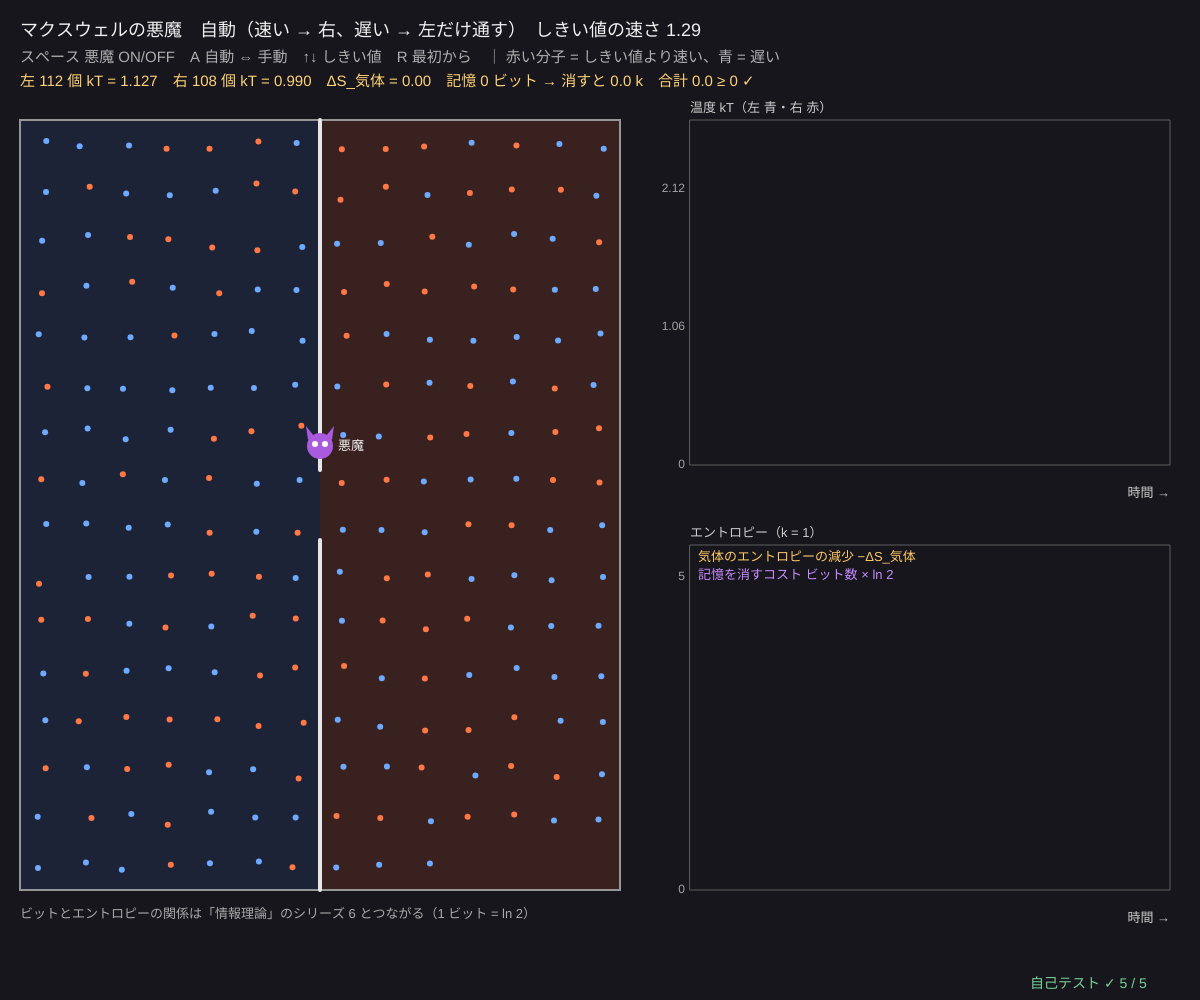
Frame 1 (no input)
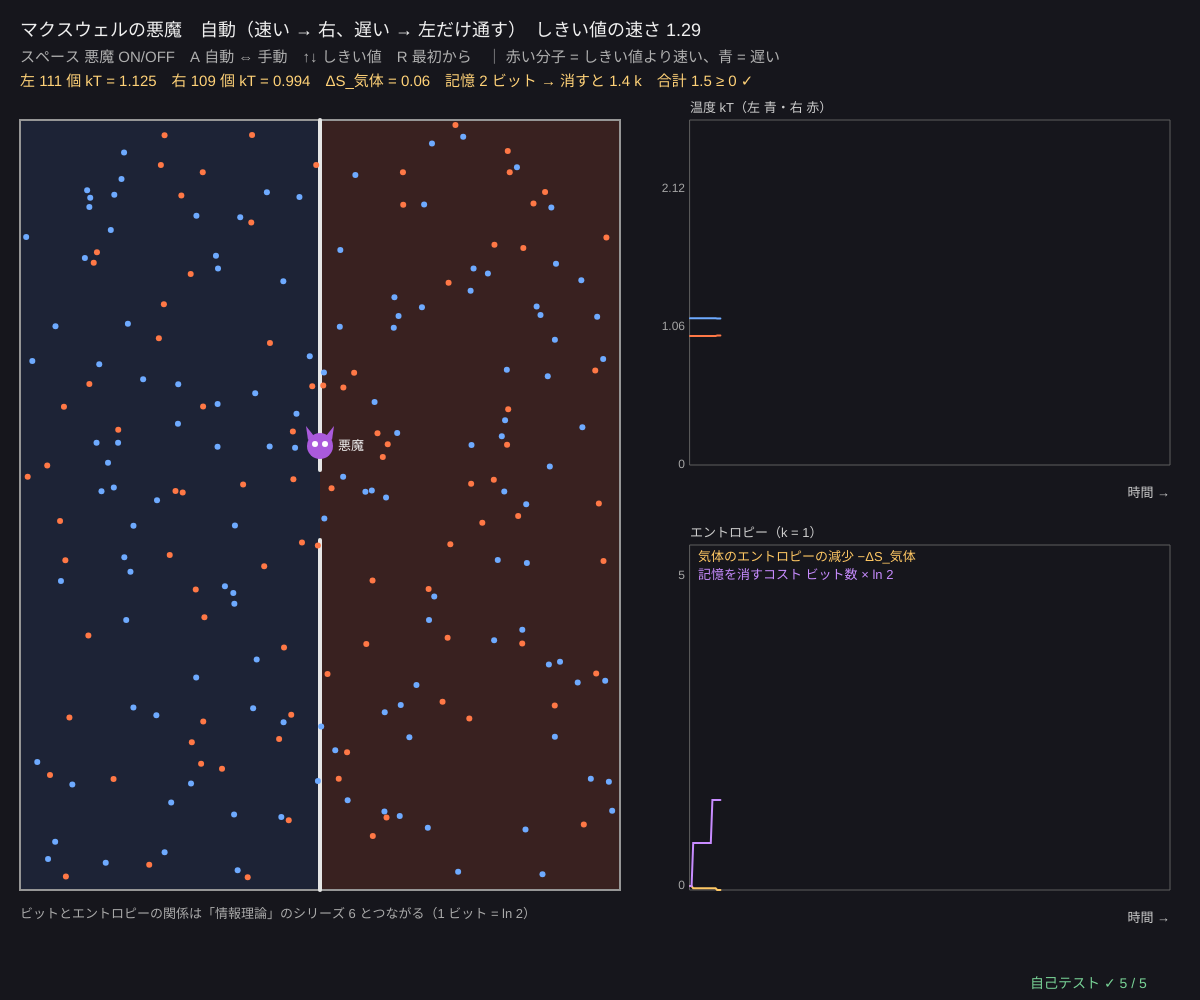
Frame 60 (no input)
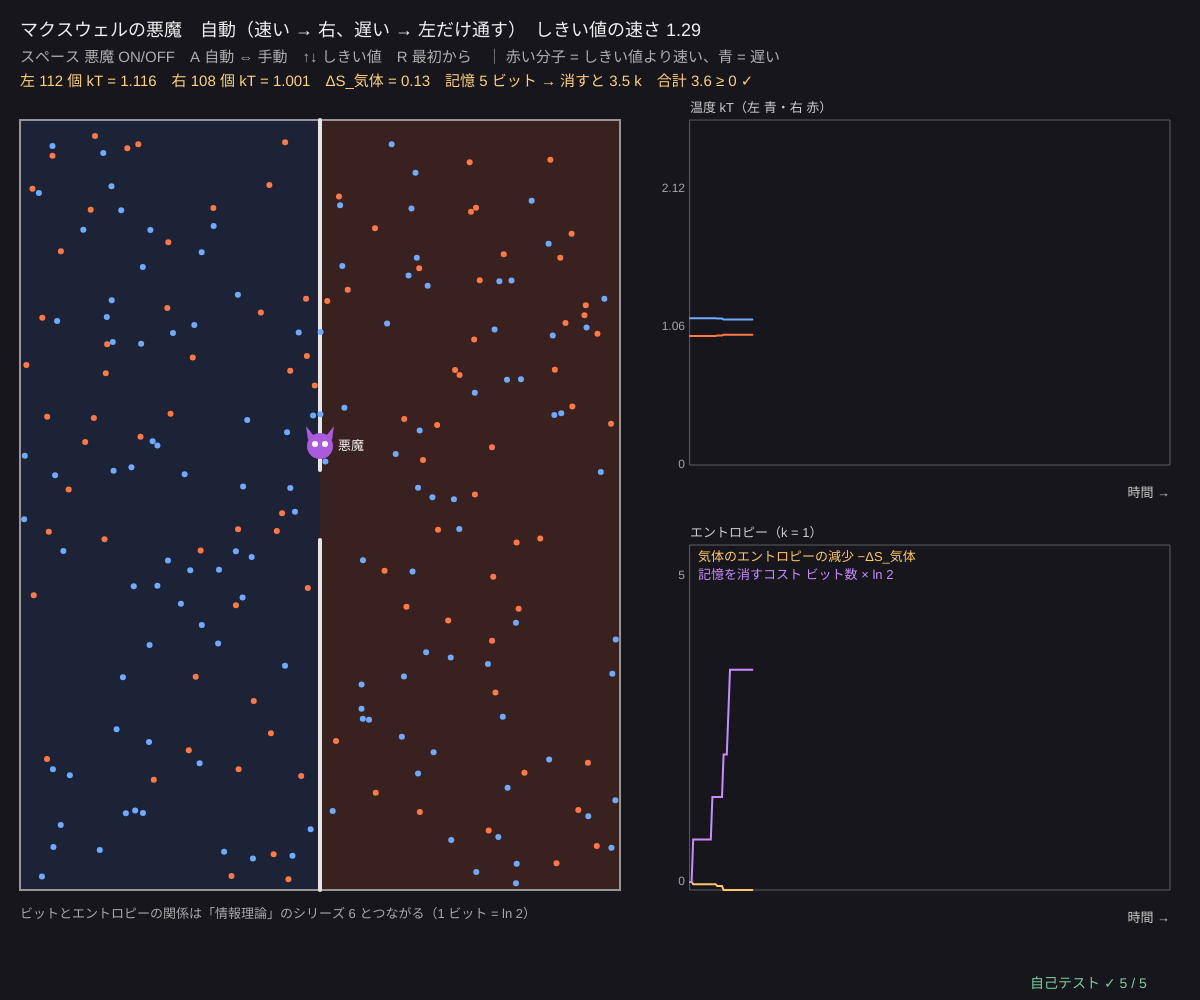
Frame 120 (the mouse pressed at the canvas centre since frame 60)

The p5.js sketch that drew these frames (run headless with seeded random() and noise() and a simulated clock; from frame 60 on, the mouse is pressed at the canvas centre):

// p5.js sketch
// ── sketch.js
// ============================================
// 10 マクスウェルの悪魔 ─ 速い分子だけを右へ通すと、温度差が生まれる？
// 仕切りの扉の前に来た分子の速さを悪魔が測り、速い分子は左→右、遅い分子は右→左だけ通す（ほかははね返す）
// 右が熱く、左が冷たくなり、気体のエントロピーは減る。でも悪魔は 1 回測るごとに 1 ビットを記憶する
// 記憶を消すには 1 ビットあたり kT ln 2 の熱が出る（ランダウアーの原理）→ 合計のエントロピーは減らない（第二法則）
// スペース 悪魔 ON/OFF / A 自動 ⇔ 手動（手動はマウスを押している間だけ扉が開く）/ ↑↓ 速さのしきい値 / R 最初から
// ============================================

const N_PART = 220;                    // ★ 分子の数
const RAD = 3;                         // ★ 分子の半径
const DOOR = 70;                       // ★ 扉の高さ [px]
let gas, demonOn = true, auto = true, thr = 1, bits = 0, passed = 0, s0 = 0, logT = [], logS = [], T0 = 1;

function setup() { createCanvas(windowWidth, windowHeight); selfTest(); resetDemon(4); }
function resetDemon(seed) {
  seedRng(seed);
  gas = makeDemonGas(N_PART, Math.floor(width * 0.5), height - 230);
  T0 = gasTemp(gas); s0 = gasEntropy(gas); bits = 0; passed = 0; logT = []; logS = [];
}
function makeDemonGas(n, W, H) {
  let g = makeGas(n, W, H, RAD, 1, 1);
  g.barrier = (g, i, xo) => {          // 仕切り（x = W/2）を横切ろうとしたら、扉の所だけ悪魔が判断する
    let mid = g.W / 2, x = g.x[i];
    if ((xo < mid) === (x < mid)) return;
    let inDoor = Math.abs(g.y[i] - g.H / 2) < DOOR / 2, open = false;
    if (inDoor && g.demon) {
      g.bits++;                        // 1 回測った = 1 ビット記憶
      let v = Math.hypot(g.vx[i], g.vy[i]), fast = v > g.thr;
      open = g.auto ? (xo < mid ? fast : !fast) : g.manualOpen;
    } else if (inDoor && g.free) open = true;
    if (open) { g.passed++; g.side[i] = x < mid ? 0 : 1; } else { g.x[i] = 2 * mid - x; g.vx[i] = -g.vx[i]; }
  };
  g.side = new Uint8Array(n); for (let i = 0; i < n; i++) g.side[i] = g.x[i] < W / 2 ? 0 : 1;
  g.after = (g) => {                   // 衝突の押しもどしで仕切りをすりぬけた分子は、元の側へもどす
    for (let i = 0; i < g.n; i++) if ((g.x[i] < g.W / 2 ? 0 : 1) !== g.side[i]) g.x[i] = g.W - g.x[i];
  };
  g.demon = true; g.auto = true; g.thr = 1.4; g.bits = 0; g.passed = 0; g.manualOpen = false; g.free = false;
  return g;
}
// 左右それぞれの数・温度と、2 次元の理想気体のエントロピー S = N[ln(A/N) + ln T]（k = 1、定数は省く）
function sides(g) {
  let n = [0, 0], e = [0, 0];
  for (let i = 0; i < g.n; i++) { let s = g.x[i] < g.W / 2 ? 0 : 1; n[s]++; e[s] += 0.5 * (g.vx[i] ** 2 + g.vy[i] ** 2); }
  return { n, t: [e[0] / Math.max(1, n[0]), e[1] / Math.max(1, n[1])] };
}
function sIdeal(N, A, T) { return N > 0 ? N * (Math.log(A / N) + Math.log(Math.max(T, 1e-9))) : 0; }
function gasEntropy(g) { let s = sides(g), A = (g.W / 2) * g.H; return sIdeal(s.n[0], A, s.t[0]) + sIdeal(s.n[1], A, s.t[1]); }

function draw() {
  background(22, 22, 28);
  gas.demon = demonOn; gas.auto = auto; gas.thr = thr * Math.sqrt(2 * T0) * 0.886; gas.manualOpen = mouseIsPressed;
  gasAdvance(gas, 2);
  let sd = sides(gas), dS = gasEntropy(gas) - s0;
  bits = gas.bits; passed = gas.passed;
  if (frameCount % 3 === 0) { logT.push([sd.t[0], sd.t[1]]); logS.push([-dS, bits * Math.LN2]); if (logT.length > 300) { logT.shift(); logS.shift(); } }

  // ---- 箱
  let bx = 20, by = 120, mid = bx + gas.W / 2, d0 = by + gas.H / 2 - DOOR / 2;
  noStroke(); fill(60, 90, 160, 50); rect(bx, by, gas.W / 2, gas.H); fill(200, 80, 50, 50); rect(mid, by, gas.W / 2, gas.H);
  noFill(); stroke(150); strokeWeight(2); rect(bx, by, gas.W, gas.H);
  stroke(230); strokeWeight(4); line(mid, by, mid, d0); line(mid, d0 + DOOR, mid, by + gas.H);
  if (!demonOn) line(mid, d0, mid, d0 + DOOR);
  noStroke();
  let vRef = Math.sqrt(2 * T0);
  for (let i = 0; i < gas.n; i++) { let s = Math.hypot(gas.vx[i], gas.vy[i]); fill(s > gas.thr ? color(255, 120, 70) : color(110, 170, 255)); circle(bx + gas.x[i], by + gas.y[i], 2 * RAD); }
  // 悪魔
  fill(170, 90, 220); circle(mid, d0 - 24, 26); triangle(mid - 12, d0 - 30, mid - 6, d0 - 34, mid - 14, d0 - 44); triangle(mid + 12, d0 - 30, mid + 6, d0 - 34, mid + 14, d0 - 44);
  fill(255); circle(mid - 5, d0 - 26, 6); circle(mid + 5, d0 - 26, 6); fill(240); textSize(13); text('悪魔', mid + 18, d0 - 20);

  // ---- グラフ：左右の温度、エントロピーの収支
  let gx = bx + gas.W + 70, gw = width - gx - 30, gh = (gas.H - 80) / 2;
  let g1 = { x: gx, y: by, w: gw, h: gh, x0: 0, x1: 300, y0: 0, y1: 2.5 * T0 };
  plotAxes(g1, '時間 →', '温度 kT（左 青・右 赤）', [], [0, T0, 2 * T0].map((v) => +v.toFixed(2)));
  strokeWeight(2); stroke(110, 170, 255); polyline(logT.map((v, k) => [gX(g1, k), gY(g1, v[0])])); stroke(255, 120, 70); polyline(logT.map((v, k) => [gX(g1, k), gY(g1, v[1])]));
  let smax = Math.max(5, ...logS.map((v) => Math.max(v[0], v[1])));
  let g2 = { x: gx, y: g1.y + gh + 80, w: gw, h: gh, x0: 0, x1: 300, y0: Math.min(0, ...logS.map((v) => v[0])), y1: smax * 1.1 };
  plotAxes(g2, '時間 →', 'エントロピー（k = 1）', [], [0, Math.round(smax)]);
  strokeWeight(2); stroke(255, 200, 100); polyline(logS.map((v, k) => [gX(g2, k), gY(g2, v[0])])); stroke(200, 140, 255); polyline(logS.map((v, k) => [gX(g2, k), gY(g2, v[1])]));
  noStroke(); textSize(13); fill(255, 200, 100); text('気体のエントロピーの減少 −ΔS_気体', g2.x + 8, g2.y + 16); fill(200, 140, 255); text('記憶を消すコスト ビット数 × ln 2', g2.x + 8, g2.y + 34);

  // ---- 文字
  fill(240); textSize(18);
  text('マクスウェルの悪魔　' + (demonOn ? (auto ? '自動（速い → 右、遅い → 左だけ通す）' : '手動（マウスを押すと扉が開く）') : '扉は閉じている（スペースで悪魔 ON）') + '　しきい値の速さ ' + gas.thr.toFixed(2), 20, 36);
  fill(175); textSize(15);
  text('スペース 悪魔 ON/OFF　A 自動 ⇔ 手動　↑↓ しきい値　R 最初から　｜ 赤い分子 = しきい値より速い、青 = 遅い', 20, 62);
  let total = -dS <= bits * Math.LN2;
  fill(255, 210, 120);
  text('左 ' + sd.n[0] + ' 個 kT = ' + sd.t[0].toFixed(3) + '　右 ' + sd.n[1] + ' 個 kT = ' + sd.t[1].toFixed(3) + '　ΔS_気体 = ' + dS.toFixed(2) + '　記憶 ' + bits + ' ビット → 消すと ' + (bits * Math.LN2).toFixed(1) + ' k　合計 ' + (dS + bits * Math.LN2).toFixed(1) + (total ? ' ≥ 0 ✓' : ''), 20, 86);
  fill(170); textSize(13); text('ビットとエントロピーの関係は「情報理論」のシリーズ 6 とつながる（1 ビット = ln 2）', bx, by + gas.H + 28);
  drawSelfTest(width - 170, height - 12);
}

function keyPressed() {
  if (key === ' ') demonOn = !demonOn;
  if (key === 'a' || key === 'A') auto = !auto;
  if (key === UP_ARROW) thr = Math.min(2, thr + 0.1);
  if (key === DOWN_ARROW) thr = Math.max(0.3, thr - 0.1);
  if (key === 'r' || key === 'R') resetDemon(Date.now() % 1000);
  return false;
}

// ---- 自己テスト
function selfTest() {
  selfTestResults = [];
  seedRng(10);
  let g = makeDemonGas(120, 300, 240); g.demon = false; let s = sides(g), e0 = gasKE(g);
  for (let k = 0; k < 1500; k++) gasStep(g, 0.5);
  let s2 = sides(g);
  check('扉を閉じたまま：左右の数は変わらず、全エネルギーも一定', s.n[0] === s2.n[0] && s.n[1] === s2.n[1] && Math.abs(gasKE(g) / e0 - 1) < 1e-9);
  check('エントロピーは示量的：S(2N, 2A, T) = 2·S(N, A, T)（同じ気体を半分に仕切っても ΔS = 0）、熱い側へ熱を移すと S は減る', near(sIdeal(200, 2000, 1.3), 2 * sIdeal(100, 1000, 1.3), 1e-9) && sIdeal(100, 1000, 0.8) + sIdeal(100, 1000, 1.2) < 2 * sIdeal(100, 1000, 1));
  let d = makeDemonGas(120, 300, 240), sd0 = gasEntropy(d), tt = gasTemp(d); d.thr = Math.sqrt(2 * tt) * 0.886;
  for (let k = 0; k < 6000; k++) gasStep(d, 0.5);
  let sd = sides(d), dS = gasEntropy(d) - sd0;
  check('自動の悪魔：右が熱く左が冷たくなる（右 ' + sd.t[1].toFixed(2) + ' / 左 ' + sd.t[0].toFixed(2) + ' > 1.15）', sd.t[1] / sd.t[0] > 1.15);
  check('気体のエントロピーは減る（ΔS = ' + dS.toFixed(2) + '）が、記憶 ' + d.bits + ' ビット × ln 2 = ' + (d.bits * Math.LN2).toFixed(1) + ' のほうが大きい', dS < 0 && d.bits * Math.LN2 >= -dS);
  check('ランダウアーの限界：300 K で kT ln 2 = 2.87 × 10⁻²¹ J', near(1.380649e-23 * 300 * Math.LN2, 2.871e-21, 1e-24));
  reportSelfTest();
}

// ---------- やってみよう ----------
// 1. しばらく待って、左右の温度の差を見よう。冷蔵庫なしで温度差ができた！？
// 2. 下のグラフで、気体のエントロピーの減少と、記憶を消すコストを比べよう。どちらが大きい？
// 3. A で手動にして、自分で悪魔になろう（赤い分子が来たときだけマウスを押す）。うまく分けられる？
// 4. ↑↓ でしきい値を変えると、温度差のでき方は？ 測る回数（ビット）は？
// 5. 情報を消すとなぜ熱が出るのか、シリーズ 6（通信理論）のエントロピーとくらべて考えよう


// ==================================================
// ここから下は「熱力学の道具」（中身は読まなくても OK。消さないでね）
// ==================================================
// ---- 種つきの乱数（同じ種なら毎回同じ列）。シミュレーションと自己テストで使う
let rngState = 1;
function seedRng(s) { rngState = (s >>> 0) || 1; }
function rnd() {                       // 0〜1 の一様乱数（mulberry32）
  rngState = (rngState + 0x6d2b79f5) >>> 0;
  let t = rngState;
  t = Math.imul(t ^ (t >>> 15), t | 1);
  t ^= t + Math.imul(t ^ (t >>> 7), t | 61);
  return ((t ^ (t >>> 14)) >>> 0) / 4294967296;
}
function rndNormal() { let u = 1 - rnd(), v = rnd(); return Math.sqrt(-2 * Math.log(u)) * Math.cos(2 * Math.PI * v); }   // 標準正規分布
function clampv(v, a, b) { return v < a ? a : v > b ? b : v; }
// ---- 剛体円板の気体（2 次元、換算単位 k = 1）。粒子どうしは弾性衝突、壁ではね返る
// 近くのペアだけ調べる「セルリスト」：箱をマス目に分け、同じマスととなりのマスの粒子とだけ比べる
function makeGas(n, W, H, r, kT, m) {
  let g = { n, W, H, wallX: W, wallU: 0, wallMin: 4 * r, x: new Float64Array(n), y: new Float64Array(n), vx: new Float64Array(n), vy: new Float64Array(n),
    r: new Float64Array(n).fill(r), m: new Float64Array(n).fill(m || 1), imp: 0, impX: 0, meterT: 0, time: 0, onHit: null, barrier: null, big: [] };
  let cols = Math.max(1, Math.ceil(Math.sqrt((n * W) / H))), rows = Math.ceil(n / cols);
  for (let i = 0; i < n; i++) {        // 格子に少しずらして並べる（重ならない）
    g.x[i] = ((i % cols) + 0.5 + 0.2 * (rnd() - 0.5)) * (W / cols); g.y[i] = (Math.floor(i / cols) + 0.5 + 0.2 * (rnd() - 0.5)) * (H / rows);
    let s = Math.sqrt(kT / g.m[i]); g.vx[i] = s * rndNormal(); g.vy[i] = s * rndNormal();
  }
  gasCells(g); return g;
}
function gasCells(g) {                 // マス目の大きさ = ふつうの粒子の直径の最大（大きな粒子は別あつかい）
  let rs = 0; g.big = [];
  for (let i = 0; i < g.n; i++) { if (g.r[i] > 2 * g.r[0]) g.big.push(i); else rs = Math.max(rs, g.r[i]); }
  g.cs = 2 * rs + 1e-9; g.nx = Math.max(1, Math.floor(g.W / g.cs)); g.ny = Math.max(1, Math.floor(g.H / g.cs));
  g.head = new Int32Array(g.nx * g.ny); g.next = new Int32Array(g.n); g.isBig = new Uint8Array(g.n); for (let b of g.big) g.isBig[b] = 1;
}
function gasPair(g, i, j) {            // 重なっていて近づいている 2 粒子を弾性衝突させる（運動量とエネルギーを保存）
  let dx = g.x[j] - g.x[i], dy = g.y[j] - g.y[i], R = g.r[i] + g.r[j], d2 = dx * dx + dy * dy;
  if (d2 >= R * R || d2 === 0) return;
  let d = Math.sqrt(d2), nx = dx / d, ny = dy / d, mi = g.m[i], mj = g.m[j];
  let vn = (g.vx[i] - g.vx[j]) * nx + (g.vy[i] - g.vy[j]) * ny;
  if (vn > 0) { let J = ((2 * mi * mj) / (mi + mj)) * vn; g.vx[i] -= (J / mi) * nx; g.vy[i] -= (J / mi) * ny; g.vx[j] += (J / mj) * nx; g.vy[j] += (J / mj) * ny; }
  let ov = R - d, wi = mj / (mi + mj), wj = mi / (mi + mj);   // 重なりを押しもどす（速度は変えない）
  g.x[i] -= nx * ov * wi; g.y[i] -= ny * ov * wi; g.x[j] += nx * ov * wj; g.y[j] += ny * ov * wj;
}
function gasCollide(g) {
  let { nx, ny, cs, head, next } = g; head.fill(-1);
  for (let i = 0; i < g.n; i++) {
    if (g.isBig[i]) continue;
    let c = clampv(Math.floor(g.x[i] / cs), 0, nx - 1) + nx * clampv(Math.floor(g.y[i] / cs), 0, ny - 1);
    next[i] = head[c]; head[c] = i;
  }
  for (let cy = 0; cy < ny; cy++) for (let cx = 0; cx < nx; cx++) {
    for (let i = head[cx + nx * cy]; i >= 0; i = next[i]) {
      for (let j = next[i]; j >= 0; j = next[j]) gasPair(g, i, j);          // 同じマス
      for (let [ox, oy] of NEIGH) {                                         // となりのマス（半分だけ = 二重に数えない）
        let ax = cx + ox, ay = cy + oy; if (ax < 0 || ax >= nx || ay >= ny) continue;
        for (let j = head[ax + nx * ay]; j >= 0; j = next[j]) gasPair(g, i, j);
      }
    }
  }
  for (let b of g.big) for (let j = 0; j < g.n; j++) if (j !== b) gasPair(g, b, j);
}
const NEIGH = [[1, 0], [-1, 1], [0, 1], [1, 1]];
function gasWalls(g, i, xOld) {        // 壁ではね返る。壁が受けた力積（運動量の変化）を数えて圧力にする
  let ri = g.r[i], mi = g.m[i], xr = g.wallX - ri, hit = 0;
  if (g.x[i] < ri) { g.x[i] = Math.min(2 * ri - g.x[i], xr); if (g.vx[i] < 0) { hit = -2 * g.vx[i]; g.vx[i] = -g.vx[i]; } }
  if (g.x[i] > xr) {                   // 右の壁はピストン（速さ wallU で動く。動く壁ではね返ると気体は仕事をする / される）
    g.x[i] = Math.max(2 * xr - g.x[i], ri);
    if (g.vx[i] > g.wallU) { let nv = 2 * g.wallU - g.vx[i]; hit = g.vx[i] - nv; g.impX += mi * hit; g.vx[i] = nv; }
  }
  if (g.y[i] < ri) { g.y[i] = Math.min(2 * ri - g.y[i], g.H - ri); if (g.vy[i] < 0) { hit = -2 * g.vy[i]; g.vy[i] = -g.vy[i]; } }
  if (g.y[i] > g.H - ri) { g.y[i] = Math.max(2 * (g.H - ri) - g.y[i], ri); if (g.vy[i] > 0) { hit = 2 * g.vy[i]; g.vy[i] = -g.vy[i]; } }
  if (hit > 0) { g.imp += mi * hit; if (g.onHit) g.onHit(i, hit / 2); }
  if (g.barrier) g.barrier(g, i, xOld);
}
function gasStep(g, dt) {
  g.wallX = clampv(g.wallX + g.wallU * dt, g.wallMin, g.W);
  for (let i = 0; i < g.n; i++) { let xo = g.x[i]; g.x[i] += g.vx[i] * dt; g.y[i] += g.vy[i] * dt; gasWalls(g, i, xo); }
  gasCollide(g); if (g.after) g.after(g);
  g.time += dt; g.meterT += dt;
}
// 1 コマ分（時間 tt）を進める。いちばん速い粒子でも 1 回に半径の 1/3 しか動かないように細かく分ける
function gasAdvance(g, tt) {
  let v2 = 0, rmin = Infinity;
  for (let i = 0; i < g.n; i++) { v2 = Math.max(v2, g.vx[i] * g.vx[i] + g.vy[i] * g.vy[i]); rmin = Math.min(rmin, g.r[i]); }
  let nsub = clampv(Math.ceil(((Math.sqrt(v2) + Math.abs(g.wallU)) * tt) / (0.33 * rmin)), 1, 60);
  for (let k = 0; k < nsub; k++) gasStep(g, tt / nsub);
}
function gasKE(g) { let e = 0; for (let i = 0; i < g.n; i++) e += 0.5 * g.m[i] * (g.vx[i] * g.vx[i] + g.vy[i] * g.vy[i]); return e; }
function gasTemp(g) { return gasKE(g) / Math.max(1, g.n); }                 // 2 次元：平均運動エネルギー ⟨½mv²⟩ = kT
function gasMomentum(g) { let px = 0, py = 0; for (let i = 0; i < g.n; i++) { px += g.m[i] * g.vx[i]; py += g.m[i] * g.vy[i]; } return [px, py]; }
function gasSetTemp(g, kT) { let f = Math.sqrt(clampv(kT, 1e-6, 1e6) / Math.max(1e-12, gasTemp(g))); for (let i = 0; i < g.n; i++) { g.vx[i] *= f; g.vy[i] *= f; } }
function gasPressure(g) { return g.imp / Math.max(1e-9, 2 * (g.wallX + g.H) * g.meterT); }   // 力積 ÷（壁の長さ × 時間）
function gasResetMeter(g) { g.imp = 0; g.impX = 0; g.meterT = 0; }
function mb2d(v, kT, m) { m = m || 1; return ((m * v) / kT) * Math.exp((-m * v * v) / (2 * kT)); }   // 2 次元のマクスウェル-ボルツマン分布（速さ）
// ---- グラフの道具：g = { x, y, w, h, x0, x1, y0, y1, logx, logy }
function gX(g, v) { let t = g.logx ? (Math.log(v) - Math.log(g.x0)) / (Math.log(g.x1) - Math.log(g.x0)) : (v - g.x0) / (g.x1 - g.x0); return g.x + clampv(t, -0.02, 1.02) * g.w; }
function gY(g, v) { let t = g.logy ? (Math.log(v) - Math.log(g.y0)) / (Math.log(g.y1) - Math.log(g.y0)) : (v - g.y0) / (g.y1 - g.y0); return g.y + g.h - clampv(t, -0.02, 1.02) * g.h; }
function plotAxes(g, xl, yl, xt, yt) {
  stroke(95); strokeWeight(1); noFill(); rect(g.x, g.y, g.w, g.h);
  noStroke(); fill(165); textSize(12); textAlign(CENTER, TOP);
  for (let v of xt) text(+v.toPrecision(3), gX(g, v), g.y + g.h + 4);
  textAlign(RIGHT, CENTER);
  for (let v of yt) text(+v.toPrecision(3), g.x - 5, gY(g, v));
  textAlign(LEFT, BASELINE); fill(205); textSize(13);
  text(xl, g.x + g.w - textWidth(xl), g.y + g.h + 32); text(yl, g.x, g.y - 8);
}
function polyline(pts) {               // 点が 2 つ以上あるときだけ折れ線を描く
  if (pts.length < 2) return;
  noFill(); beginShape(); for (let p of pts) vertex(p[0], p[1]); endShape();
}
// ---- 自己テストの道具
let selfTestResults = [];
function check(name, cond) { selfTestResults.push({ name, ok: !!cond }); }
function near(a, b, tol) { return a !== null && a !== undefined && isFinite(a) && Math.abs(a - b) <= (tol === undefined ? 1e-9 : tol); }
function reportSelfTest() { for (let r of selfTestResults) (r.ok ? console.log : console.error)((r.ok ? '✓ ' : '✗ ') + r.name); }
function selfTestLine() { let n = selfTestResults.filter((r) => r.ok).length; return '自己テスト ' + (n === selfTestResults.length ? '✓ ' : '✗ ') + n + ' / ' + selfTestResults.length; }
function drawSelfTest(x, y) { noStroke(); fill(selfTestResults.every((r) => r.ok) ? color(120, 210, 150) : color(255, 90, 90)); textSize(14); textAlign(LEFT, BASELINE); text(selfTestLine(), x, y); }
